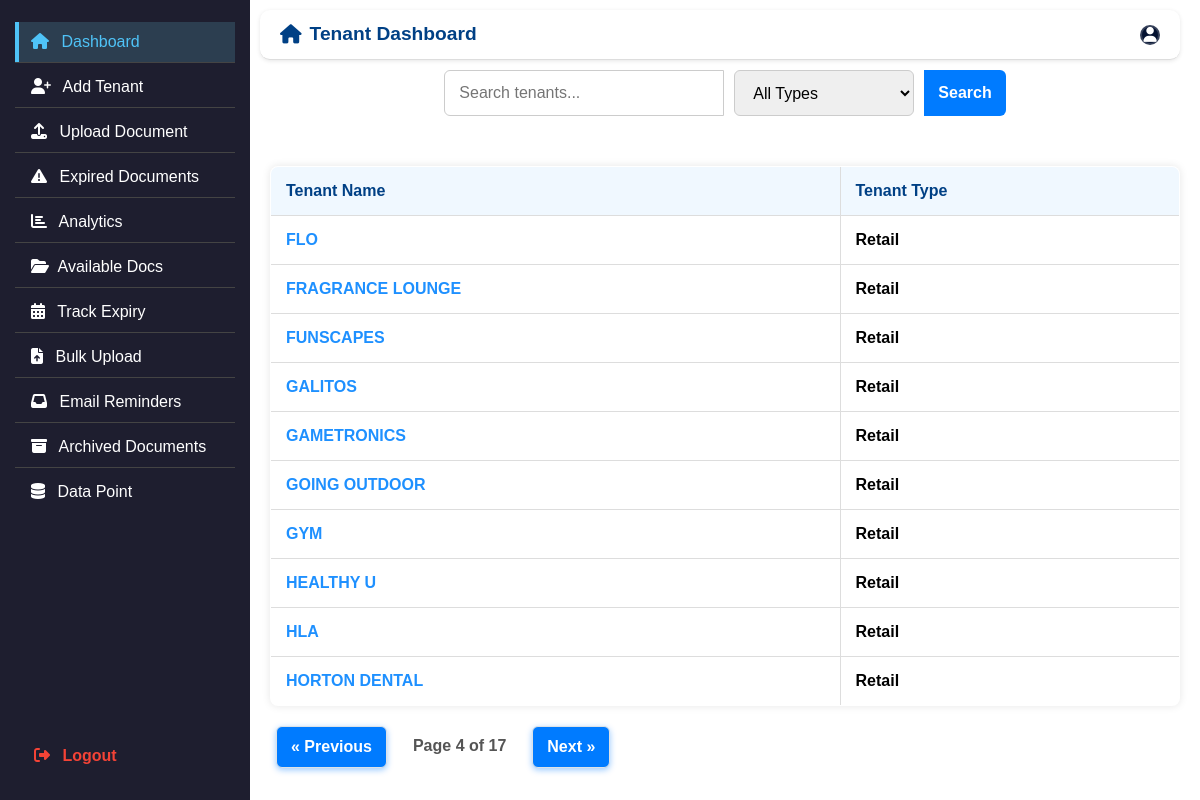
/?search=&type_filter=&page=4 (signed in), run on the app's committed database.
### files/models.py (models this page shows, shortened)
class Tenant(models.Model):
    name = models.CharField(max_length=255)
    email = models.EmailField(null=True, blank=True)
    tenant_type = models.CharField(max_length=10, null=True, blank=True)
    tenant_type_fk = models.ForeignKey(
        TenantType,
        on_delete=models.SET_NULL,
        null=True,
        blank=True
    )
    commencement_date = models.DateField(
        null=True,
        blank=True,
        help_text="Rent commencement date"
    )
    escalation_rate = models.DecimalField(
        max_digits=5,
        decimal_places=2,
        null=True,
        blank=True,
        help_text="Escalation rate in % (e.g., 5.00 for 5%)"
    )
    created_at = models.DateTimeField(auto_now_add=True)
    history = HistoricalRecords()

class TenantType(models.Model):
    code = models.CharField(max_length=20, unique=True)  # e.g., 'office'
    label = models.CharField(max_length=100)
    history = HistoricalRecords()

### files/views.py (the view)
# urls.py: path('', views.dashboard, name='dashboard'),
@login_required(login_url='login')
def dashboard(request):
    query = request.GET.get('search', '')
    selected_type = request.GET.get('type_filter', '')
    tenants = Tenant.objects.all()
    if query:
        tenants = tenants.filter(name__icontains=query)
    if selected_type:
        tenants = tenants.filter(tenant_type_fk__code=selected_type)
    paginator = Paginator(tenants, 10)
    page_number = request.GET.get('page')
    page_obj = paginator.get_page(page_number)
    tenant_types = TenantType.objects.all()
    return render(request, 'files/dashboard.html', {
        'tenants': page_obj,
        'search_query': query,
        'tenant_types': tenant_types,
        'selected_type': selected_type
    })

### files/templates/files/dashboard.html (shortened to what this page needs)
{% extends 'base.html' %}
{% block page_title %}
<i class="fas fa-home" style="margin-right: 8px;"></i> Tenant Dashboard
{% endblock %}
{% block content %}
<form method="GET" action="" class="search-form">
    <input type="text" name="search" placeholder="Search tenants..." value="{{ search_query }}" class="search-input">
    <select name="type_filter" onchange="this.form.submit()" class="search-input">
        <option value="">All Types</option>
    </select>
    <button type="submit" class="search-button">Search</button>
</form>
<table class="tenant-table" border="1" cellpadding="5" cellspacing="0" style="width:100%; margin-top:20px;">
    <thead>
        <tr>
            <th>Tenant Name</th>
            <th>Tenant Type</th>
        </tr>
    </thead>
    <tbody>
        {% for tenant in tenants %}
            <tr onclick="window.location='{% url 'tenant_detail' tenant.id %}'" style="cursor: pointer;">
                <td class="tenant-name">{{ tenant.name }}</td>
                <td class="tenant-type">
                    {% if tenant.tenant_type_fk %}
                        {{ tenant.tenant_type_fk.label }}
                    {% else %}
                        No Type
                    {% endif %}
                </td>
            </tr>
        {% empty %}
            <tr>
                <td colspan="2">No tenants found.</td>
            </tr>
        {% endfor %}
    </tbody>
</table>
<div class="pagination" style="margin-top: 20px;">
    {% if tenants.has_previous %}
        <a href="?search={{ search_query }}&type_filter={{ selected_type }}&page={{ tenants.previous_page_number }}" class="page-link">« Previous</a>
    {% endif %}
    <span class="page-info">Page {{ tenants.number }} of {{ tenants.paginator.num_pages }}</span>
    {% if tenants.has_next %}
        <a href="?search={{ search_query }}&type_filter={{ selected_type }}&page={{ tenants.next_page_number }}" class="page-link">Next »</a>
    {% endif %}
</div>
{% endblock %}

### files/static/css/dashboard.css (style rules this page uses)
body { margin: 0; padding: 0; background-color: #ffffff; font-family: Arial, sans-serif; }
.search-form { display: flex; justify-content: center; gap: 10px; margin-bottom: 30px; flex-wrap: wrap; }
.search-input, .search-button, .search-form select { font-size: 16px; padding: 10px 14px; border: 1px solid #ccc; outline: none; border-radius: 6px; transition: border-color 0.3s ease, box-shadow 0.3s ease; }
.search-input { width: 280px; border-radius: 6px 0 0 6px; }
.search-button { background-color: #007bff; border: none; color: white; font-weight: 600; cursor: pointer; border-radius: 0 6px 6px 0; transition: background-color 0.3s ease, transform 0.2s ease; }
.search-form select { width: 180px; border-radius: 6px; }
.tenant-table { width: 100%; border-collapse: collapse; margin-top: 20px; box-shadow: 0 0 8px rgba(0,0,0,0.1); animation: fadeIn 1s ease forwards; background-color: #fff; border-radius: 8px; overflow: hidden; }
.tenant-table th, .tenant-table td { border: 1px solid #ddd; padding: 12px 15px; text-align: left; vertical-align: middle; transition: background-color 0.3s ease; }
.tenant-table th { background-color: #f0f8ff; color: #004085; font-weight: 700; }
.pagination { margin-top: 30px; text-align: center; }
.page-link { padding: 8px 14px; margin: 0 6px; border-radius: 6px; background-color: #007bff; color: white; font-weight: 600; text-decoration: none; box-shadow: 0 2px 6px rgba(0,123,255,0.4); transition: background-color 0.3s ease, transform 0.2s ease, box-shadow 0.3s ease; }
.page-info { padding: 8px 14px; margin: 0 6px; font-weight: 600; color: #555; }

### files/templates/base.html (style rules this page uses)
body { margin: 0; padding: 0; background-color: #ffffff; display: flex; font-family: Arial, sans-serif; height: 100vh; overflow: hidden; }

### files/templates/files/dashboard.html (style rules this page uses)
.tenant-table tr { transition: background-color 0.2s ease-in-out; }
.tenant-name { color: #1e90ff; font-weight: bold; }
.tenant-type { color: #000000; font-weight: bold; }

### data on the page
Tenant: name "FLO", tenant_type_fk.label "Retail"
Tenant: name "FRAGRANCE LOUNGE", tenant_type_fk.label "Retail"
Tenant: name "FUNSCAPES", tenant_type_fk.label "Retail"
Tenant: name "GALITOS", tenant_type_fk.label "Retail"
Tenant: name "GAMETRONICS", tenant_type_fk.label "Retail"
Tenant: name "GOING OUTDOOR", tenant_type_fk.label "Retail"
Tenant: name "GYM", tenant_type_fk.label "Retail"
Tenant: name "HEALTHY U", tenant_type_fk.label "Retail"
Tenant: name "HLA", tenant_type_fk.label "Retail"
Tenant: name "HORTON DENTAL", tenant_type_fk.label "Retail"

### other printed values
{{ tenants.number }} "4"
{{ tenants.paginator.num_pages }} "17"
